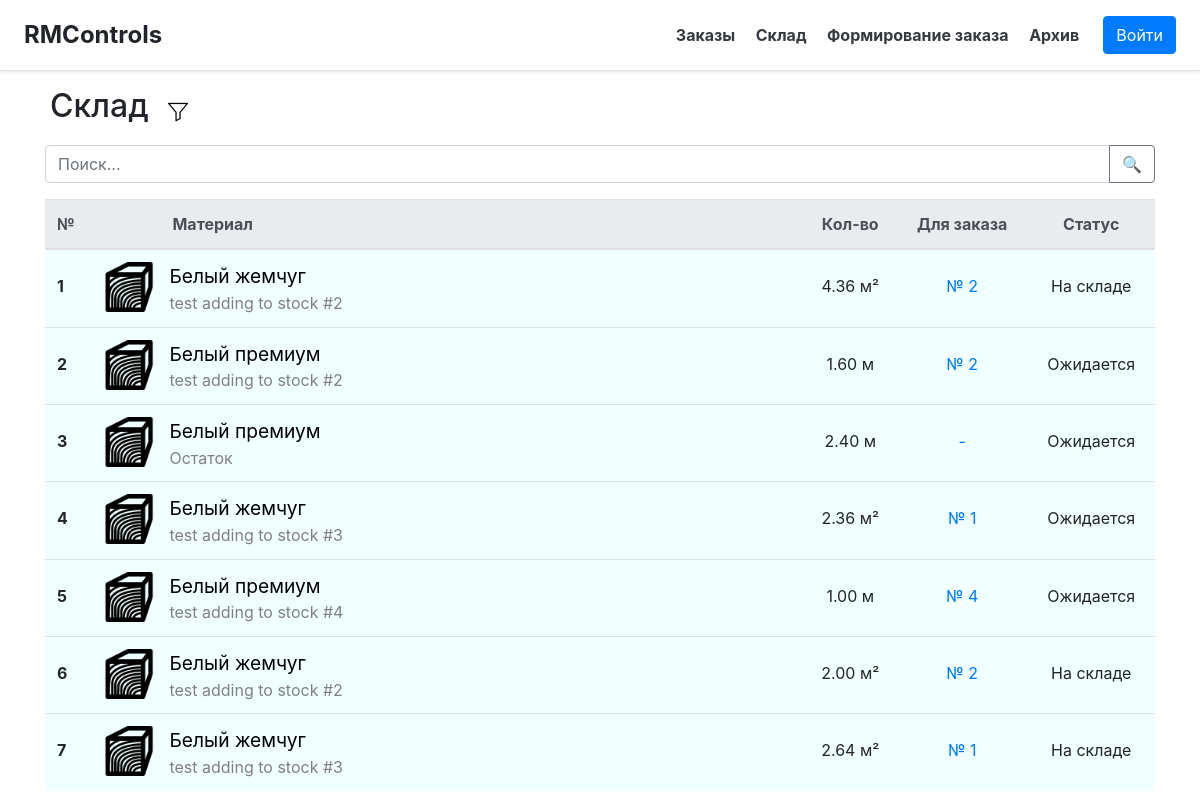
The app's page /stock with its own data.
### main/models.py (models this page shows, shortened)
class Material(models.Model):
    material = models.ForeignKey('AbsMaterial', models.PROTECT, verbose_name="Материал")
    count = models.FloatField("Кол-во")
    for_order = models.ForeignKey('Order', on_delete=models.SET_NULL, null=True, blank=True, verbose_name="Для заказа")
    status = models.IntegerField("Статус",
                                 choices=[(-1, "Не заказано"), (0, "Ожидается"), (1, "На складе"),
                                          (2, "В производстве"), (3, "Реализовано")], default=0)
    details = models.CharField("Детали", blank=True, null=True, max_length=100)
    price = models.FloatField("Цена", blank=True, null=True)
    class Meta:
        verbose_name = "Материал"
        verbose_name_plural = "Склад"
        db_table = "stock"

class AbsMaterial(models.Model):
    title = models.CharField("Наименование", max_length=20)
    units = models.CharField("Единицы измерения", choices=map(lambda x: (x, x, ), UNITS), max_length=10, default="шт")
    parent = models.ForeignKey(Folder, models.CASCADE, null=True, verbose_name="Папка")
    picture_url = models.TextField("URL изображения", null=True, blank=True)
    class Meta:
        verbose_name = "Материал"
        verbose_name_plural = "Материалы"
        db_table = "abs-materials"

### main/views.py (the view)
# urls.py: path('stock', views.stock),
def stock(request):
    mats = Material.objects.filter(status__in=(0, 1, 2))
    return render(request, 'main/stock.html', context={
        'stock': mats, 'title': 'Склад', 'all': AbsMaterial.objects.all()})

### templates/main/stock.html (shortened to what this page needs)
{% extends 'main/base.html' %}
{% load static %}
{% block content %}
    <div class="container">
        <div class="row">
            <h2 style="margin-bottom: 20px; margin-right: 20px; margin-left: 20px">Склад</h2>
            <img src="{% static 'img/filter.png' %}" width="20" height="20" alt="Filter"
                 style="margin-top: 15px; margin-right: 15px; cursor: pointer"
                 onclick="let q = document.getElementById('filters'); q.hidden = !q.hidden;">
        </div>
        <div class="input-group mb-3">
            <input type="text" class="form-control" placeholder="Поиск..." aria-label="Поиск..." id="search">
            <div class="input-group-append">
                <button class="btn btn-outline-secondary" type="button" onclick="search()">&#128269</button>
            </div>
        </div>
        <table class="table table-hover" style="background-color: azure">
            <thead class="thead-light">
            <tr>
                <th scope="col">№</th>
                <th scope="col" style="padding-left: 80px">Материал</th>
                <th scope="col" style="text-align: center">Кол-во</th>
                <th scope="col" style="text-align: center">Для заказа</th>
                <th scope="col" style="text-align: center">Статус</th>
            </tr>
            </thead>
            <tbody>
            {% for elem in stock %}
                <tr id="tr{{ elem.id }}"
                    aria-expanded="true" aria-controls="collapse{{ elem.id }}">
                    <th scope="row" style="line-height: 3em;">{{ forloop.counter }}</th>
                    <td>
                        <div style="color: gray; white-space: nowrap; width: 600px; overflow: hidden; text-overflow: ellipsis;">
                            <img style="float: left; margin-right: 15px"
                                 src="{% if elem.material.picture_url %} {{ elem.material.picture_url }} {% else %} {% static 'img/material.png' %} {% endif %}"
                                 width="50" height="50"/>
                            <a title="{{ elem.material.title }}"
                               style="color: black; width: 300px"><big>{{ elem.material.title }}</big></a> <br>
                            <a title="{{ elem.details }}">{% if elem.details %}{{ elem.details }}{% endif %}</a>
                        </div>
                    </td>
                    <td style="line-height: 3em; text-align: center">{{ elem.count|floatformat:2 }} {{ elem.material.units }}</td>
                    <td style="text-align: center">
                        {% if elem.for_order_id %}
                            <a class="for_order" id="fo{{ elem.id }}" href="/order/{{ elem.for_order_id }}"
                               style="line-height: 3em;">№
                            {{ elem.for_order_id }}{% else %}
                            <a class="for_order" id="fo{{ elem.id }}" style="line-height: 3em;"> - {% endif %}</a>
                    </td>
                    <td style="line-height: 3em; text-align: center"
                        id="s{{ elem.id }}">{{ elem.get_status_display }}</td>
                </tr>
            {% endfor %}
            </tbody>
        </table>
    </div>
{% endblock %}

### records on screen
Material: material "Белый жемчуг", details "test adding to stock #2", count "4.36", material.units "м²", for_order_id "2", status "На складе"
Material: material "Белый премиум", details "test adding to stock #2", count "1.60", material.units "м", for_order_id "2", status "Ожидается"
Material: material "Белый премиум", details "Остаток", count "2.40", material.units "м", status "Ожидается"
Material: material "Белый жемчуг", details "test adding to stock #3", count "2.36", material.units "м²", for_order_id "1", status "Ожидается"
Material: material "Белый премиум", details "test adding to stock #4", count "1.00", material.units "м", for_order_id "4", status "Ожидается"
Material: material "Белый жемчуг", details "test adding to stock #2", count "2.00", material.units "м²", for_order_id "2", status "На складе"
Material: material "Белый жемчуг", details "test adding to stock #3", count "2.64", material.units "м²", for_order_id "1", status "На складе"
